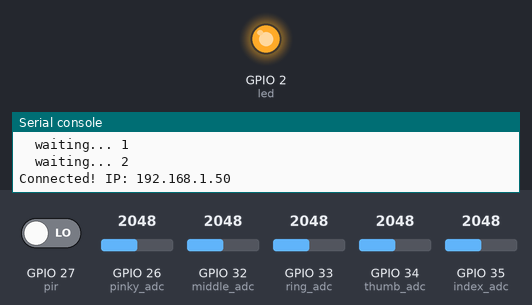
Recording of a program running on a simulated ESP32 board running MicroPython. Parts: output pins drawn as LEDs (lit = HIGH), the last lines printed to the serial console. Inputs (shaded band) come from the test bench; at power-on: GPIO 27 (pir) LOW, GPIO 26 (pinky_adc) = 2048, GPIO 32 (middle_adc) = 2048, GPIO 33 (ring_adc) = 2048, GPIO 34 (thumb_adc) = 2048, GPIO 35 (index_adc) = 2048 (analog values on the 0–4095 scale). WiFi joins after 1.5 s; outgoing connections fail.

Above: at 2.1 s.
At 5.2 s:
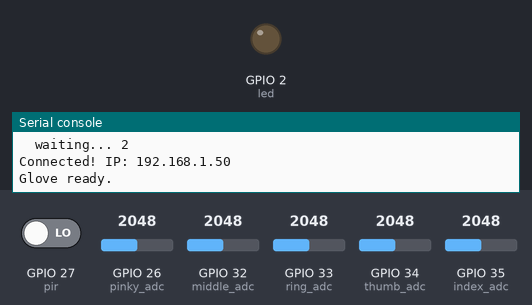
5.3 s: GPIO 27 (pir) driven HIGH
8.3 s: GPIO 27 (pir) driven LOW
At 10.7 s:
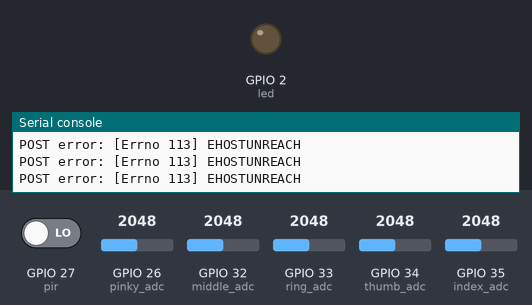
Timing chart, 0 to 12.2 s (numbered marks = the images above; inputs shaded):
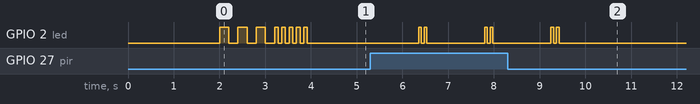

Measured:
- after the input at 8.3 s, GPIO 2 (led): goes on until 9.4 s, then stays LOW

The program:

main.py
```python
# ============================================================
#  ISL Sign Language Glove — ESP32 MicroPython Firmware
#  File: main.py
#
#  TWO MODES — switch by editing the run() function below:
#
#  MODE 1: LIVE RECOGNITION (default for demo)
#    → PIR detects motion → reads sensors → POSTs to Flask /gesture
#    → Keep raw_srv lines COMMENTED OUT
#
#  MODE 2: DATA COLLECTION (for collect_data.py)
#    → Runs a small HTTP server on port 8080
#    → collect_data.py polls GET /raw to read sensors
#    → Uncomment raw_srv lines in run() to enable
# ============================================================

import machine, network, socket, json, time
from config import WIFI_SSID, WIFI_PASSWORD, SERVER_IP, SERVER_PORT

# ── Status LED (GPIO 2 = built-in LED on most ESP32 boards) ──
led = machine.Pin(2, machine.Pin.OUT)

def blink(n=1, ms=120):
    for _ in range(n):
        led.on();  time.sleep_ms(ms)
        led.off(); time.sleep_ms(ms)

# ── ADC pins for 5 flex sensors ──────────────────────────────
# Wiring: 3.3V → Flex sensor → ADC pin → 10kΩ resistor → GND
thumb_adc  = machine.ADC(machine.Pin(34))
index_adc  = machine.ADC(machine.Pin(35))
middle_adc = machine.ADC(machine.Pin(32))
ring_adc   = machine.ADC(machine.Pin(33))
pinky_adc  = machine.ADC(machine.Pin(26))

SENSORS = {
    "thumb":  thumb_adc,
    "index":  index_adc,
    "middle": middle_adc,
    "ring":   ring_adc,
    "pinky":  pinky_adc,
}

# Full 3.3V range + 12-bit resolution on all channels
for s in SENSORS.values():
    s.atten(machine.ADC.ATTN_11DB)
    s.width(machine.ADC.WIDTH_12BIT)   # values 0-4095

# ── PIR motion sensor (GPIO 27) ───────────────────────────────
pir = machine.Pin(27, machine.Pin.IN)

# ── WiFi ──────────────────────────────────────────────────────
def connect_wifi():
    wlan = network.WLAN(network.STA_IF)
    wlan.active(True)
    if wlan.isconnected():
        print("Already connected. IP:", wlan.ifconfig()[0])
        return wlan.ifconfig()[0]
    print("Connecting to WiFi:", WIFI_SSID)
    wlan.connect(WIFI_SSID, WIFI_PASSWORD)
    attempts = 0
    while not wlan.isconnected():
        time.sleep(1)
        attempts += 1
        print("  waiting...", attempts)
        if attempts > 25:
            print("WiFi failed. Restarting...")
            machine.reset()
    ip = wlan.ifconfig()[0]
    print("Connected! IP:", ip)
    blink(3, 200)
    return ip

# ── Read sensors (averaged for stability) ────────────────────
def read_sensors(samples=15, delay_ms=8):
    totals = {k: 0 for k in SENSORS}
    for _ in range(samples):
        for name, adc in SENSORS.items():
            totals[name] += adc.read()
        time.sleep_ms(delay_ms)
    return {k: v // samples for k, v in totals.items()}

# ── POST to Flask /gesture (live recognition mode) ───────────
def post_gesture(readings):
    try:
        addr = socket.getaddrinfo(SERVER_IP, SERVER_PORT)[0][-1]
        s = socket.socket()
        s.settimeout(4)
        s.connect(addr)
        body = json.dumps(readings)
        req = (
            "POST /gesture HTTP/1.0\r\n"
            "Host: {}:{}\r\n"
            "Content-Type: application/json\r\n"
            "Content-Length: {}\r\n"
            "Connection: close\r\n\r\n"
            "{}"
        ).format(SERVER_IP, SERVER_PORT, len(body), body)
        s.send(req.encode())
        resp = s.recv(512).decode()
        s.close()
        return "200" in resp
    except Exception as e:
        print("POST error:", e)
        return False

# ── Raw HTTP server (data-collection mode) ───────────────────
# This serves GET /raw so collect_data.py can read sensor values.
# Only active when raw_srv is enabled in run().

_latest_raw = {"thumb": 0, "index": 0, "middle": 0, "ring": 0, "pinky": 0}

def start_raw_server(port=8080):
    addr = socket.getaddrinfo("0.0.0.0", port)[0][-1]
    srv = socket.socket()
    srv.setsockopt(socket.SOL_SOCKET, socket.SO_REUSEADDR, 1)
    srv.bind(addr)
    srv.listen(2)
    srv.settimeout(0.05)    # non-blocking
    print("Raw server listening on port", port)
    return srv

def handle_raw_request(srv):
    """Call this every loop iteration when raw server is active."""
    try:
        conn, addr = srv.accept()
        conn.settimeout(1)
        try:
            conn.recv(256)   # read and discard the HTTP request
            body = json.dumps(_latest_raw)
            resp = (
                "HTTP/1.0 200 OK\r\n"
                "Content-Type: application/json\r\n"
                "Content-Length: {}\r\n"
                "Connection: close\r\n\r\n"
                "{}"
            ).format(len(body), body)
            conn.send(resp.encode())
        except Exception:
            pass
        conn.close()
    except OSError:
        pass   # timeout — no client connected, that's fine

# ── MAIN ─────────────────────────────────────────────────────
def run():
    global _latest_raw

    connect_wifi()
    print("Glove ready.")
    blink(5, 80)

    # ── DATA COLLECTION MODE ──────────────────────────────────
    # To collect training data:
    #   1. Uncomment the two lines below
    #   2. Flash to ESP32
    #   3. Run collect_data.py on laptop
    #   4. After collection, re-comment and re-flash for live mode
    #
    # raw_srv = start_raw_server(8080)
    # DATA_COLLECTION = True
    #
    # ── LIVE RECOGNITION MODE (default) ──────────────────────
    raw_srv = None
    DATA_COLLECTION = False

    last_send   = 0
    COOLDOWN_MS = 800       # minimum ms between gesture sends

    while True:
        now = time.ticks_ms()

        # Always read sensors (needed for both modes)
        readings = read_sensors(samples=15)
        _latest_raw = dict(readings)

        if DATA_COLLECTION and raw_srv:
            # ── Collection mode: serve readings over HTTP ────
            handle_raw_request(raw_srv)

        else:
            # ── Live mode: PIR trigger → POST to Flask ───────
            if pir.value() == 1:
                if time.ticks_diff(now, last_send) > COOLDOWN_MS:
                    readings["ts"] = now
                    ok = post_gesture(readings)
                    if ok:
                        led.on(); time.sleep_ms(60); led.off()
                        print("Sent:", readings)
                    else:
                        blink(2, 60)
                    last_send = now

        time.sleep_ms(80)

run()
```

config.py
```python
# ============================================================
#  config.py — WiFi & Server Configuration
#  EDIT THIS FILE before flashing to ESP32
# ============================================================

# ── Your WiFi credentials (use mobile hotspot during hackathon)
WIFI_SSID     = "Sidhu"
WIFI_PASSWORD = "12345678"

# ── IP of the laptop running Flask
# Run `ipconfig` (Windows) or `ifconfig` (Linux/Mac) to find it
SERVER_IP   = "10.251.253.56"   # change this!
SERVER_PORT = 5000

# ── Sensor calibration (raw ADC values 0-4095)
# Measure these with your actual glove and update:
CALIBRATION = {
    "thumb":  {"flat": 1800, "bent": 3200},
    "index":  {"flat": 1750, "bent": 3100},
    "middle": {"flat": 1800, "bent": 3150},
    "ring":   {"flat": 1700, "bent": 3000},
    "pinky":  {"flat": 1650, "bent": 2900},
}
```

boot.py
```python
# boot.py — runs before main.py on every power-on
# Keep minimal — just disable debug output

import esp
esp.osdebug(None)   # silence noisy boot logs

import gc
gc.collect()        # free memory before main starts

import webrepl
webrepl.start()     # optional: allows OTA file updates over WiFi
```
